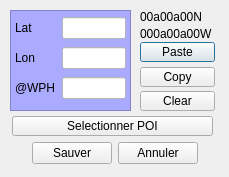
<?xml version="1.0" encoding="UTF-8"?>
<ui version="4.0">
 <class>WP_dialog_ui</class>
 <widget class="QDialog" name="WP_dialog_ui">
  <property name="geometry">
   <rect>
    <x>0</x>
    <y>0</y>
    <width>229</width>
    <height>177</height>
   </rect>
  </property>
  <property name="windowTitle">
   <string>Mon WP</string>
  </property>
  <widget class="QFrame" name="frame_3">
   <property name="geometry">
    <rect>
     <x>10</x>
     <y>10</y>
     <width>121</width>
     <height>101</height>
    </rect>
   </property>
   <property name="styleSheet">
    <string notr="true">background-color: rgb(170, 170, 255);</string>
   </property>
   <property name="frameShape">
    <enum>QFrame::StyledPanel</enum>
   </property>
   <property name="frameShadow">
    <enum>QFrame::Raised</enum>
   </property>
   <widget class="QWidget" name="layoutWidget">
    <property name="geometry">
     <rect>
      <x>5</x>
      <y>5</y>
      <width>111</width>
      <height>89</height>
     </rect>
    </property>
    <layout class="QGridLayout" name="gridLayout_4">
     <item row="0" column="0">
      <widget class="QLabel" name="label">
       <property name="text">
        <string>Lat</string>
       </property>
      </widget>
     </item>
     <item row="0" column="1">
      <widget class="QLineEdit" name="WP_lat">
       <property name="styleSheet">
        <string notr="true">background-color: rgb(255, 255, 255);</string>
       </property>
       <property name="text">
        <string/>
       </property>
      </widget>
     </item>
     <item row="1" column="0">
      <widget class="QLabel" name="label_2">
       <property name="text">
        <string>Lon</string>
       </property>
      </widget>
     </item>
     <item row="1" column="1">
      <widget class="QLineEdit" name="WP_lon">
       <property name="styleSheet">
        <string notr="true">background-color: rgb(255, 255, 255);</string>
       </property>
      </widget>
     </item>
     <item row="2" column="0">
      <widget class="QLabel" name="label_3">
       <property name="text">
        <string>@WPH</string>
       </property>
      </widget>
     </item>
     <item row="2" column="1">
      <widget class="QLineEdit" name="WP_heading">
       <property name="styleSheet">
        <string notr="true">background-color: rgb(255, 255, 255);</string>
       </property>
      </widget>
     </item>
    </layout>
   </widget>
  </widget>
  <widget class="QLabel" name="WP_conv_lon">
   <property name="geometry">
    <rect>
     <x>140</x>
     <y>26</y>
     <width>81</width>
     <height>16</height>
    </rect>
   </property>
   <property name="font">
    <font>
     <weight>50</weight>
     <bold>false</bold>
    </font>
   </property>
   <property name="text">
    <string>000a00a00W</string>
   </property>
  </widget>
  <widget class="QLabel" name="WP_conv_lat">
   <property name="geometry">
    <rect>
     <x>140</x>
     <y>7</y>
     <width>211</width>
     <height>20</height>
    </rect>
   </property>
   <property name="font">
    <font>
     <weight>50</weight>
     <bold>false</bold>
    </font>
   </property>
   <property name="text">
    <string>00a00a00N</string>
   </property>
  </widget>
  <widget class="QPushButton" name="btn_paste">
   <property name="geometry">
    <rect>
     <x>140</x>
     <y>42</y>
     <width>75</width>
     <height>20</height>
    </rect>
   </property>
   <property name="font">
    <font>
     <weight>50</weight>
     <bold>false</bold>
    </font>
   </property>
   <property name="text">
    <string>Paste</string>
   </property>
  </widget>
  <widget class="QPushButton" name="btn_clear">
   <property name="geometry">
    <rect>
     <x>140</x>
     <y>91</y>
     <width>75</width>
     <height>20</height>
    </rect>
   </property>
   <property name="font">
    <font>
     <weight>50</weight>
     <bold>false</bold>
    </font>
   </property>
   <property name="text">
    <string>Clear</string>
   </property>
  </widget>
  <widget class="QPushButton" name="btn_paste_2">
   <property name="geometry">
    <rect>
     <x>140</x>
     <y>67</y>
     <width>75</width>
     <height>20</height>
    </rect>
   </property>
   <property name="font">
    <font>
     <weight>50</weight>
     <bold>false</bold>
    </font>
   </property>
   <property name="text">
    <string>Copy</string>
   </property>
  </widget>
  <widget class="QWidget" name="layoutWidget">
   <property name="geometry">
    <rect>
     <x>10</x>
     <y>140</y>
     <width>211</width>
     <height>27</height>
    </rect>
   </property>
   <layout class="QHBoxLayout" name="horizontalLayout">
    <item>
     <spacer name="horizontalSpacer">
      <property name="orientation">
       <enum>Qt::Horizontal</enum>
      </property>
      <property name="sizeHint" stdset="0">
       <size>
        <width>40</width>
        <height>20</height>
       </size>
      </property>
     </spacer>
    </item>
    <item>
     <widget class="QPushButton" name="btn_saveWP">
      <property name="font">
       <font>
        <weight>50</weight>
        <bold>false</bold>
       </font>
      </property>
      <property name="text">
       <string>Sauver</string>
      </property>
     </widget>
    </item>
    <item>
     <widget class="QPushButton" name="btn_saveWP_2">
      <property name="font">
       <font>
        <weight>50</weight>
        <bold>false</bold>
       </font>
      </property>
      <property name="text">
       <string>Annuler</string>
      </property>
     </widget>
    </item>
    <item>
     <spacer name="horizontalSpacer_3">
      <property name="orientation">
       <enum>Qt::Horizontal</enum>
      </property>
      <property name="sizeHint" stdset="0">
       <size>
        <width>40</width>
        <height>20</height>
       </size>
      </property>
     </spacer>
    </item>
   </layout>
  </widget>
  <widget class="QPushButton" name="btn_selectPOI">
   <property name="geometry">
    <rect>
     <x>12</x>
     <y>116</y>
     <width>201</width>
     <height>20</height>
    </rect>
   </property>
   <property name="font">
    <font>
     <weight>50</weight>
     <bold>false</bold>
    </font>
   </property>
   <property name="text">
    <string>Selectionner POI</string>
   </property>
  </widget>
 </widget>
 <resources/>
 <connections>
  <connection>
   <sender>btn_saveWP</sender>
   <signal>clicked()</signal>
   <receiver>WP_dialog_ui</receiver>
   <slot>accept()</slot>
   <hints>
    <hint type="sourcelabel">
     <x>67</x>
     <y>160</y>
    </hint>
    <hint type="destinationlabel">
     <x>14</x>
     <y>126</y>
    </hint>
   </hints>
  </connection>
  <connection>
   <sender>btn_saveWP_2</sender>
   <signal>clicked()</signal>
   <receiver>WP_dialog_ui</receiver>
   <slot>reject()</slot>
   <hints>
    <hint type="sourcelabel">
     <x>194</x>
     <y>157</y>
    </hint>
    <hint type="destinationlabel">
     <x>206</x>
     <y>137</y>
    </hint>
   </hints>
  </connection>
  <connection>
   <sender>btn_clear</sender>
   <signal>clicked()</signal>
   <receiver>WP_dialog_ui</receiver>
   <slot>doClearWP()</slot>
   <hints>
    <hint type="sourcelabel">
     <x>200</x>
     <y>100</y>
    </hint>
    <hint type="destinationlabel">
     <x>222</x>
     <y>112</y>
    </hint>
   </hints>
  </connection>
  <connection>
   <sender>btn_paste_2</sender>
   <signal>clicked()</signal>
   <receiver>WP_dialog_ui</receiver>
   <slot>doCopy()</slot>
   <hints>
    <hint type="sourcelabel">
     <x>184</x>
     <y>76</y>
    </hint>
    <hint type="destinationlabel">
     <x>223</x>
     <y>84</y>
    </hint>
   </hints>
  </connection>
  <connection>
   <sender>btn_paste</sender>
   <signal>clicked()</signal>
   <receiver>WP_dialog_ui</receiver>
   <slot>doPaste()</slot>
   <hints>
    <hint type="sourcelabel">
     <x>202</x>
     <y>50</y>
    </hint>
    <hint type="destinationlabel">
     <x>224</x>
     <y>59</y>
    </hint>
   </hints>
  </connection>
  <connection>
   <sender>WP_lat</sender>
   <signal>textChanged(QString)</signal>
   <receiver>WP_dialog_ui</receiver>
   <slot>chgLat()</slot>
   <hints>
    <hint type="sourcelabel">
     <x>108</x>
     <y>30</y>
    </hint>
    <hint type="destinationlabel">
     <x>138</x>
     <y>31</y>
    </hint>
   </hints>
  </connection>
  <connection>
   <sender>WP_lon</sender>
   <signal>textChanged(QString)</signal>
   <receiver>WP_dialog_ui</receiver>
   <slot>chgLon()</slot>
   <hints>
    <hint type="sourcelabel">
     <x>111</x>
     <y>57</y>
    </hint>
    <hint type="destinationlabel">
     <x>137</x>
     <y>58</y>
    </hint>
   </hints>
  </connection>
  <connection>
   <sender>btn_selectPOI</sender>
   <signal>clicked()</signal>
   <receiver>WP_dialog_ui</receiver>
   <slot>doSelPOI()</slot>
   <hints>
    <hint type="sourcelabel">
     <x>124</x>
     <y>127</y>
    </hint>
    <hint type="destinationlabel">
     <x>109</x>
     <y>172</y>
    </hint>
   </hints>
  </connection>
 </connections>
 <slots>
  <slot>chgLat()</slot>
  <slot>chgLon()</slot>
  <slot>doPaste()</slot>
  <slot>doCopy()</slot>
  <slot>doClearWP()</slot>
  <slot>doSelPOI()</slot>
 </slots>
</ui>
